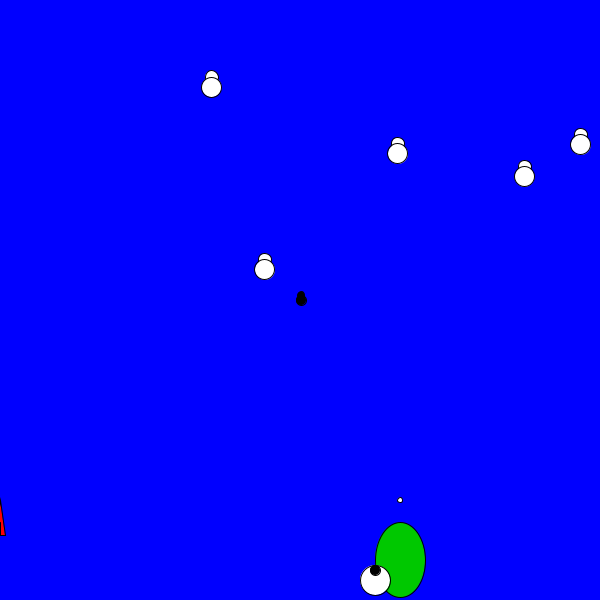
Frame 1 (no input)
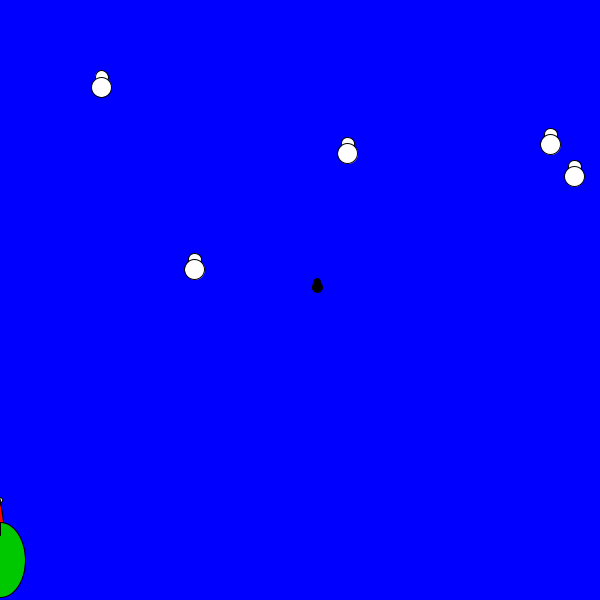
Frame 60 (the mouse pressed at the canvas centre just before this capture)
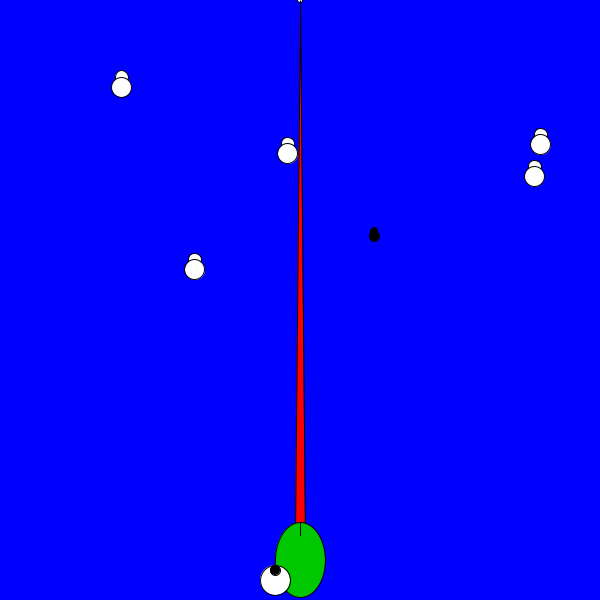
Frame 120 (the mouse held since frame 60 and released just before this capture)

The Processing sketch that drew these frames (run headless with seeded random() and noise(); from frame 60 on, the mouse is pressed at the canvas centre):

// Processing sketch: processing_109202
// ── processing_109202.pde

FrogBot kermit;
Walker w;



int q;
int flyDifficulty = 5;
float difficulty = 10;
PoisonFly[] flies = new PoisonFly[flyDifficulty];



 

//initial set up of the program is here
void setup()
{
  size(600, 600);
  smooth();
  //initialize
  kermit = new FrogBot(400,height-100);
 w = new Walker();

//initialized poinsonflies
flies[0] = new PoisonFly(400, 400);
for (int n=0; n<flyDifficulty; n++)
{
  flies[n] = new PoisonFly(random(0, width), random(50, height-150));
}

  
 

}

//this shows each step of the program and runs the game
void draw()
{
  for (int n = 0; n<flyDifficulty; n++)
  {
    if (kermit.getX() >= flies[n].getX()-10 && kermit.getX() <= flies[n].getX()+10
    &&
    kermit.getY() >= flies[n].getX() -10 && kermit.getY() <= flies[n].getY() +10 && mousePressed)
    {
      System.out.println("you hit a poison fly");
      stop();
    }
  }
  
  //this shows the end of the game
 if (kermit.getX() >= w.getX() - difficulty && kermit.getX() <= w.getX()+difficulty
 && 
 kermit.getY() >= w.getY()-difficulty && kermit.getY() <= w.getY()+difficulty && mousePressed)
 {
  // q++;
  // System.out.println(q);
   System.out.println("congratulations you caught it!");
   System.out.println("your score is " + (w.getX()-kermit.getX()) + " " + (w.getY()-kermit.getY()));
  stop();
 }
 
  //the background is going to change.  just for pretty points
  background(0, 0, 255, 200);
  kermit.run(); 
  w.step();
  w.display();
  for (int n = 0; n<flyDifficulty; n++)
  {
  flies[n].step();
  flies[n].display();
  }
}

class FrogBot
{
  //global variables
  float x = 0;
  float y = 0;
  float speedY=50;
  
  float tongueHeight;

  //functions
  void display()
  {
    //end of tongue
    ellipse(x, y, 5, 5);
    
   
   //frog tongue
   fill(255, 0, 0);
 triangle(mouseX-5, height-65, mouseX+5 , height -65, mouseX, y);
   
  //frog head
  fill(0, 200, 0);
    ellipse(x, height-40, 50, 75);
   //frog eye
   fill(255);
    ellipse(x-25, height-20, 30, 30);
    //eye pupil
    fill(0);
    ellipse(x-25, height -30, 10, 10);
    
   // frog mouth
    line(mouseX, height-65, mouseX, height-78);
    fill(255);
    
  }

//this initializes the frog
  FrogBot(float _x, float _y)
  {
    x = _x;
    y = _y;
  }
  
  //getX and getY are for the gaming purposes
  float getX()
  {
    return x;
  }
  float getY()
  {
    return y;
  }

  void run()
  {
    //display
    display();

    //move
    move();

    //bounce

      //gravity
  }


  void move()
  {
    x = mouseX;


    if (mousePressed)
    {
      y -= speedY;
    }
    else
    {
      y += speedY/2;
    }

    if (y>=height-100)
    {
      y=height-100;
    }

    if (y<-0)
    {
      y =0;
    }
  }
}

class Walker {
  float x;
  float y;

  ArrayList<Pair> pairs = new ArrayList<Pair>();
  ArrayList<Integer> choices = new ArrayList<Integer>();
  
//the initial position is going to be in the middle of the screen
Walker() {
  x = width/2;
  y = height/2;
}

float getX()
{
  return x;
}

float getY()
{
  return y;
}
  

void display()
{
  stroke(0);
  point(x,y);
  fill(0);
  ellipse(x, y-5, 7, 7);
  ellipse(x, y,10, 10);

  
}

void circle()
{
  int choice = int(random(5));
  
  if (choice == 5)
  {
    for (int n = 0; n <50; n++)
    {
      stroke(0);
      point(x--, y);
      Pair p = new Pair(x, y);
    }
  }
  
  if (choice == 0)
  {
  for (int n = 0; n< 50;n++)
  {
    stroke(0);
    point(x, y--);
    Pair p = new Pair(x, y);
      pairs.add(p);
  }
  for(int n = 0; n<50; n++)
  {
    stroke(0);
    point(x++,y);
    Pair p = new Pair(x, y);
      pairs.add(p);
  }
  
  }
   if (choice == 3)
  {
  for (int n = 0; n< 50;n++)
  {
    stroke(0);
    point(x, y++);
    Pair p = new Pair(x, y);
      pairs.add(p);
  }
  for(int n = 0; n<50; n++)
  {
    stroke(0);
    point(x++,y);
    Pair p = new Pair(x, y);
      pairs.add(p);
  }
  
 
  }
  
  if (choice == 2)
  {
    for (int n = 0; n<50;n++)
    {
      stroke(0);
      point(x++,y--);
      Pair p = new Pair(x, y);
      pairs.add(p);
    }
  }
  
  if (choice == 1)
  {
   for (int n = 0; n<50; n++)
   {
     stroke(0);
     point(x--,y++);
     Pair p = new Pair(x, y);
      pairs.add(p);
   }
  }

  
}

void step() 
{
  

  if (x>width)
  {
    for (int j = 0; j<100;j++)
    {
      stroke(0);
      point(x--,y);
      Pair p = new Pair(x, y);
      pairs.add(p);
    }
    
  }
  
  if(x<0)
  {
    for(int j = 0; j<100;j++)
    {
      stroke(0);
      point(x++, y);
      Pair p = new Pair(x, y);
      pairs.add(p);
    }
  }
  
  if(y> height-90)
  {
    for(int j = 0; j<100; j++)
    {
    stroke(0);
    point(x,y--);
    Pair p = new Pair(x, y);
      pairs.add(p);
    }
  }
  
  if(y<0)
  {
    for (int j = 0; j<100; j++)
    {
    stroke(0);
    point(x,y++);
    Pair p = new Pair(x, y);
      pairs.add(p);
    }
  }
  
  
 
  if(choices.size() == 0)
  {
    int choice = int(random(4));
    choices.add(choice);
    
    if (choice == 0)
    {
      x++;
      Pair p = new Pair(x, y);
      pairs.add(p);
    }
    
    else if (choice == 1)
    {
      x--;
      Pair p = new Pair(x, y);
      pairs.add(p);
    }
    
    else if (choice == 2)
    {
      y++;
      Pair p = new Pair(x, y);
      pairs.add(p);
    }
    else if (choice == 3)
    {
      y--;
      Pair p = new Pair(x, y);
      pairs.add(p);
    }
    
  }
  
  else
  {
    ArrayList<Integer> availables = new ArrayList<Integer>();
    boolean a = true;
    boolean b = true;
    boolean c = true;
    boolean d = true;
    
  
  for(int n = 0; n < pairs.size(); n++)
  {
    if(pairs.get(n).getX() == x+1 && pairs.get(n).getY() == y)
    {
      a = false;
    }

    
    if(pairs.get(n).getX() == x-1 && pairs.get(n).getY() == y)
    {
    b = false;
    }
    
    if(pairs.get(n).getX() == x && pairs.get(n).getY() == y+1)
    {
      c = false;
    }
    
    if(pairs.get(n).getX() == x && pairs.get(n).getY() == y-1)
    {
     d = false;
    }
  }  
  
  if( a == true)
  {
    availables.add(0);
  }
  
  if (b == true)
  {
    availables.add(1);
  }
  
  if (c == true)
  {
    availables.add(2);
  }
  
  if (d == true)
  {
    availables.add(3);
  }
  
    if (availables.size() == 0)
  {
    circle();
  }
  
  else
  {
  
  int choice = availables.get(int(random(availables.size())));
  for (int q = 0; q< availables.size(); q++)
  {
    //System.out.println(availables.get(q));
  }
  

  
   if (choice == 0)
    {
      x++;
      Pair p = new Pair(x, y);
      pairs.add(p);
    }
    
    else if (choice == 1)
    {
      x--;
      Pair p = new Pair(x, y);
      pairs.add(p);
    }
    
    else if (choice == 2)
    {
      y++;
      Pair p = new Pair(x, y);
      pairs.add(p);
    }
    else if (choice == 3)
    {
      y--;
      Pair p = new Pair(x, y);
      pairs.add(p);
    }
    
  }
   
  
  
}}
}

//the purpose of this class is to keep track of where the fly has been already
class Pair
{
  float x;
  float y;
  Pair(float s, float r)
  {
    x = s;
    y = r;
  }
  
  float getX()
  {
    return x;
  }
  
  float getY()
  {
    return y;
  }
  
  void getPair()
  {
    System.out.println(x + " " + y);
  }
}


class PoisonFly
{
  float x;
  float y;
  
  ArrayList<Pair> pairs = new ArrayList<Pair>();
  ArrayList<Integer> choices = new ArrayList<Integer>();
//the initial position is going to be in the middle of the screen

PoisonFly(float s, float r)
{
  x = s;
  y = r;
}

float getX()
{
  return x;
}

float getY()
{
  return y;
}
  

void display()
{
  stroke(0);
  point(x,y);
  fill(255);
  ellipse(x, y-10, 13, 13);
  ellipse(x, y,20, 20);

}

//make only horizontal movement happen
  
void step() 
{
  
  int choice = int(random(2));
   if (choice == 0 || x < 5)
    {
      x = x+10;
      Pair p = new Pair(x, y);
      pairs.add(p);
    }
    
    else if (choice == 1)
    {
      x= x-10;
      Pair p = new Pair(x, y);
      pairs.add(p);
    } 
   if (x > width-10)
   {
   x = x -10;
   Pair p = new Pair(x,y);
   pairs.add(p);
   }
}
}
